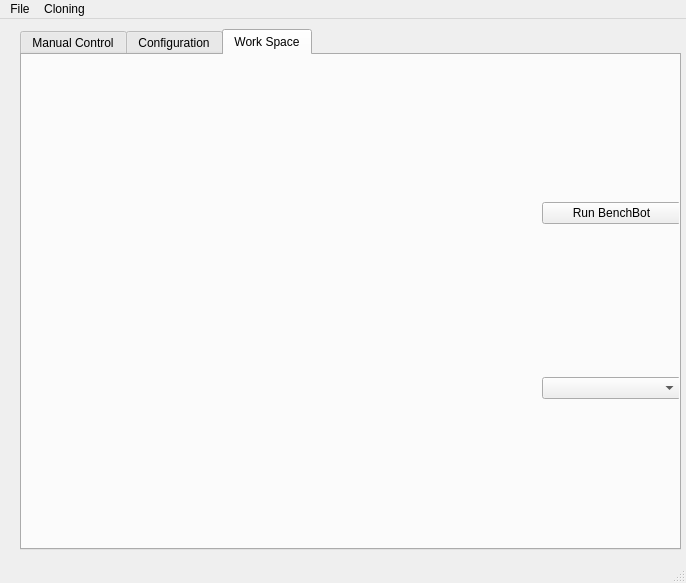
<?xml version="1.0" encoding="UTF-8"?>
<ui version="4.0">
 <class>MainWindow</class>
 <widget class="QMainWindow" name="MainWindow">
  <property name="geometry">
   <rect>
    <x>0</x>
    <y>0</y>
    <width>686</width>
    <height>583</height>
   </rect>
  </property>
  <property name="windowTitle">
   <string>BenchBot-GUI</string>
  </property>
  <property name="styleSheet">
   <string notr="true"/>
  </property>
  <property name="unifiedTitleAndToolBarOnMac">
   <bool>false</bool>
  </property>
  <widget class="QWidget" name="centralwidget">
   <widget class="QTabWidget" name="tabWidget">
    <property name="geometry">
     <rect>
      <x>20</x>
      <y>10</y>
      <width>661</width>
      <height>521</height>
     </rect>
    </property>
    <property name="styleSheet">
     <string notr="true"/>
    </property>
    <property name="currentIndex">
     <number>2</number>
    </property>
    <property name="usesScrollButtons">
     <bool>false</bool>
    </property>
    <widget class="QWidget" name="tabManualControl">
     <attribute name="title">
      <string>Manual Control</string>
     </attribute>
     <widget class="QGroupBox" name="groupBox_3">
      <property name="geometry">
       <rect>
        <x>0</x>
        <y>170</y>
        <width>341</width>
        <height>231</height>
       </rect>
      </property>
      <property name="title">
       <string>Move by Increments. Units are in mm.</string>
      </property>
      <widget class="QWidget" name="layoutWidget">
       <property name="geometry">
        <rect>
         <x>240</x>
         <y>60</y>
         <width>94</width>
         <height>136</height>
        </rect>
       </property>
       <layout class="QVBoxLayout" name="verticalLayout_10">
        <item>
         <layout class="QVBoxLayout" name="verticalLayout_5">
          <item>
           <widget class="QPushButton" name="pushButtonStepUp">
            <property name="text">
             <string>Up</string>
            </property>
           </widget>
          </item>
          <item>
           <layout class="QHBoxLayout" name="horizontalLayout_10">
            <item>
             <widget class="QLabel" name="label_13">
              <property name="sizePolicy">
               <sizepolicy hsizetype="Fixed" vsizetype="Preferred">
                <horstretch>0</horstretch>
                <verstretch>0</verstretch>
               </sizepolicy>
              </property>
              <property name="text">
               <string>Units:</string>
              </property>
             </widget>
            </item>
            <item>
             <widget class="QLineEdit" name="lineEditStepUpSize">
              <property name="sizePolicy">
               <sizepolicy hsizetype="Expanding" vsizetype="Expanding">
                <horstretch>6</horstretch>
                <verstretch>0</verstretch>
               </sizepolicy>
              </property>
              <property name="text">
               <string>20</string>
              </property>
             </widget>
            </item>
           </layout>
          </item>
         </layout>
        </item>
        <item>
         <layout class="QVBoxLayout" name="verticalLayout_6">
          <item>
           <widget class="QPushButton" name="pushButtonStepDown">
            <property name="text">
             <string>Down</string>
            </property>
           </widget>
          </item>
          <item>
           <layout class="QHBoxLayout" name="horizontalLayout_11">
            <item>
             <widget class="QLabel" name="label_14">
              <property name="sizePolicy">
               <sizepolicy hsizetype="Fixed" vsizetype="Preferred">
                <horstretch>0</horstretch>
                <verstretch>0</verstretch>
               </sizepolicy>
              </property>
              <property name="text">
               <string>Units:</string>
              </property>
             </widget>
            </item>
            <item>
             <widget class="QLineEdit" name="lineEditStepDownSize">
              <property name="text">
               <string>20</string>
              </property>
             </widget>
            </item>
           </layout>
          </item>
         </layout>
        </item>
       </layout>
      </widget>
      <widget class="QWidget" name="layoutWidget">
       <property name="geometry">
        <rect>
         <x>1</x>
         <y>20</y>
         <width>231</width>
         <height>210</height>
        </rect>
       </property>
       <layout class="QVBoxLayout" name="verticalLayout_14">
        <item>
         <layout class="QVBoxLayout" name="verticalLayout_4">
          <item>
           <widget class="QPushButton" name="pushButtonStepForward">
            <property name="text">
             <string>Forward</string>
            </property>
           </widget>
          </item>
          <item>
           <layout class="QHBoxLayout" name="horizontalLayout_9">
            <item>
             <widget class="QLabel" name="label_9">
              <property name="sizePolicy">
               <sizepolicy hsizetype="Fixed" vsizetype="Preferred">
                <horstretch>0</horstretch>
                <verstretch>0</verstretch>
               </sizepolicy>
              </property>
              <property name="text">
               <string>Units:</string>
              </property>
             </widget>
            </item>
            <item>
             <widget class="QLineEdit" name="lineEditStepForwardSize">
              <property name="text">
               <string>20</string>
              </property>
             </widget>
            </item>
           </layout>
          </item>
         </layout>
        </item>
        <item>
         <layout class="QHBoxLayout" name="horizontalLayout_21">
          <item>
           <layout class="QVBoxLayout" name="verticalLayout_9">
            <item>
             <widget class="QPushButton" name="pushButtonStepLeft">
              <property name="text">
               <string>Left</string>
              </property>
             </widget>
            </item>
            <item>
             <layout class="QHBoxLayout" name="horizontalLayout_14">
              <item>
               <widget class="QLabel" name="label_12">
                <property name="sizePolicy">
                 <sizepolicy hsizetype="Fixed" vsizetype="Preferred">
                  <horstretch>0</horstretch>
                  <verstretch>0</verstretch>
                 </sizepolicy>
                </property>
                <property name="text">
                 <string>Units:</string>
                </property>
               </widget>
              </item>
              <item>
               <widget class="QLineEdit" name="lineEditStepLeftSize">
                <property name="text">
                 <string>20</string>
                </property>
               </widget>
              </item>
             </layout>
            </item>
           </layout>
          </item>
          <item>
           <layout class="QVBoxLayout" name="verticalLayout_7">
            <item>
             <widget class="QPushButton" name="pushButtonStepRight">
              <property name="text">
               <string>Right</string>
              </property>
             </widget>
            </item>
            <item>
             <layout class="QHBoxLayout" name="horizontalLayout_12">
              <item>
               <widget class="QLabel" name="label_11">
                <property name="sizePolicy">
                 <sizepolicy hsizetype="Fixed" vsizetype="Preferred">
                  <horstretch>0</horstretch>
                  <verstretch>0</verstretch>
                 </sizepolicy>
                </property>
                <property name="text">
                 <string>Units:</string>
                </property>
               </widget>
              </item>
              <item>
               <widget class="QLineEdit" name="lineEditStepRightSize">
                <property name="text">
                 <string>20</string>
                </property>
               </widget>
              </item>
             </layout>
            </item>
           </layout>
          </item>
         </layout>
        </item>
        <item>
         <layout class="QVBoxLayout" name="verticalLayout_8">
          <item>
           <widget class="QPushButton" name="pushButtonStepBackward">
            <property name="text">
             <string>Backward</string>
            </property>
           </widget>
          </item>
          <item>
           <layout class="QHBoxLayout" name="horizontalLayout_13">
            <item>
             <widget class="QLabel" name="label_10">
              <property name="sizePolicy">
               <sizepolicy hsizetype="Fixed" vsizetype="Preferred">
                <horstretch>0</horstretch>
                <verstretch>0</verstretch>
               </sizepolicy>
              </property>
              <property name="text">
               <string>Units:</string>
              </property>
             </widget>
            </item>
            <item>
             <widget class="QLineEdit" name="lineEditStepBackwardSize">
              <property name="text">
               <string>20</string>
              </property>
             </widget>
            </item>
           </layout>
          </item>
         </layout>
        </item>
       </layout>
      </widget>
     </widget>
     <widget class="QGroupBox" name="groupBox_4">
      <property name="geometry">
       <rect>
        <x>350</x>
        <y>120</y>
        <width>171</width>
        <height>171</height>
       </rect>
      </property>
      <property name="title">
       <string>Move to Coordinate</string>
      </property>
      <widget class="QWidget" name="layoutWidget">
       <property name="geometry">
        <rect>
         <x>10</x>
         <y>30</y>
         <width>131</width>
         <height>133</height>
        </rect>
       </property>
       <layout class="QVBoxLayout" name="verticalLayout_11">
        <item>
         <layout class="QHBoxLayout" name="horizontalLayout_15">
          <item>
           <widget class="QLabel" name="label_15">
            <property name="sizePolicy">
             <sizepolicy hsizetype="Fixed" vsizetype="Preferred">
              <horstretch>0</horstretch>
              <verstretch>0</verstretch>
             </sizepolicy>
            </property>
            <property name="text">
             <string>X:</string>
            </property>
           </widget>
          </item>
          <item>
           <widget class="QLineEdit" name="lineEditMoveToX">
            <property name="text">
             <string>150</string>
            </property>
           </widget>
          </item>
         </layout>
        </item>
        <item>
         <layout class="QHBoxLayout" name="horizontalLayout_16">
          <item>
           <widget class="QLabel" name="label_16">
            <property name="sizePolicy">
             <sizepolicy hsizetype="Fixed" vsizetype="Preferred">
              <horstretch>0</horstretch>
              <verstretch>0</verstretch>
             </sizepolicy>
            </property>
            <property name="text">
             <string>Y:</string>
            </property>
           </widget>
          </item>
          <item>
           <widget class="QLineEdit" name="lineEditMoveToY">
            <property name="text">
             <string>0</string>
            </property>
           </widget>
          </item>
         </layout>
        </item>
        <item>
         <layout class="QHBoxLayout" name="horizontalLayout_17">
          <item>
           <widget class="QLabel" name="label_17">
            <property name="sizePolicy">
             <sizepolicy hsizetype="Fixed" vsizetype="Preferred">
              <horstretch>0</horstretch>
              <verstretch>0</verstretch>
             </sizepolicy>
            </property>
            <property name="text">
             <string>Z:</string>
            </property>
           </widget>
          </item>
          <item>
           <widget class="QLineEdit" name="lineEditMoveToZ">
            <property name="text">
             <string>200</string>
            </property>
           </widget>
          </item>
         </layout>
        </item>
        <item>
         <layout class="QHBoxLayout" name="horizontalLayout_18">
          <item>
           <spacer name="horizontalSpacer_4">
            <property name="orientation">
             <enum>Qt::Horizontal</enum>
            </property>
            <property name="sizeHint" stdset="0">
             <size>
              <width>40</width>
              <height>20</height>
             </size>
            </property>
           </spacer>
          </item>
          <item>
           <widget class="QPushButton" name="pushButtonMoveToCoordinate">
            <property name="text">
             <string>Move</string>
            </property>
           </widget>
          </item>
         </layout>
        </item>
       </layout>
      </widget>
     </widget>
     <widget class="QGroupBox" name="groupBox_5">
      <property name="geometry">
       <rect>
        <x>10</x>
        <y>20</y>
        <width>501</width>
        <height>90</height>
       </rect>
      </property>
      <property name="title">
       <string>Current Position</string>
      </property>
      <layout class="QVBoxLayout" name="verticalLayout_13">
       <item>
        <layout class="QVBoxLayout" name="verticalLayout_12">
         <item>
          <layout class="QHBoxLayout" name="horizontalLayout_19">
           <item>
            <widget class="QLabel" name="label_18">
             <property name="sizePolicy">
              <sizepolicy hsizetype="Fixed" vsizetype="Preferred">
               <horstretch>0</horstretch>
               <verstretch>0</verstretch>
              </sizepolicy>
             </property>
             <property name="text">
              <string>&lt;html&gt;&lt;head/&gt;&lt;body&gt;&lt;p&gt;&lt;span style=&quot; font-size:18pt; font-weight:600;&quot;&gt;X:&lt;/span&gt;&lt;/p&gt;&lt;/body&gt;&lt;/html&gt;</string>
             </property>
            </widget>
           </item>
           <item>
            <widget class="QLabel" name="labelCurrentXValue">
             <property name="styleSheet">
              <string notr="true">font-weight: bold;
font-size: 18px;</string>
             </property>
             <property name="text">
              <string>000.000</string>
             </property>
            </widget>
           </item>
           <item>
            <widget class="QLabel" name="label_19">
             <property name="sizePolicy">
              <sizepolicy hsizetype="Fixed" vsizetype="Preferred">
               <horstretch>0</horstretch>
               <verstretch>0</verstretch>
              </sizepolicy>
             </property>
             <property name="text">
              <string>&lt;html&gt;&lt;head/&gt;&lt;body&gt;&lt;p&gt;&lt;span style=&quot; font-size:18pt; font-weight:600;&quot;&gt;Y:&lt;/span&gt;&lt;/p&gt;&lt;/body&gt;&lt;/html&gt;</string>
             </property>
            </widget>
           </item>
           <item>
            <widget class="QLabel" name="labelCurrentYValue">
             <property name="styleSheet">
              <string notr="true">font-weight: bold;
font-size: 18px;</string>
             </property>
             <property name="text">
              <string>000.000</string>
             </property>
            </widget>
           </item>
           <item>
            <widget class="QLabel" name="label_20">
             <property name="sizePolicy">
              <sizepolicy hsizetype="Fixed" vsizetype="Preferred">
               <horstretch>0</horstretch>
               <verstretch>0</verstretch>
              </sizepolicy>
             </property>
             <property name="text">
              <string>&lt;html&gt;&lt;head/&gt;&lt;body&gt;&lt;p&gt;&lt;span style=&quot; font-size:18pt; font-weight:600;&quot;&gt;Z:&lt;/span&gt;&lt;/p&gt;&lt;/body&gt;&lt;/html&gt;</string>
             </property>
            </widget>
           </item>
           <item>
            <widget class="QLabel" name="labelCurrentZValue">
             <property name="styleSheet">
              <string notr="true">font-weight: bold;
font-size: 18px;</string>
             </property>
             <property name="text">
              <string>000.000</string>
             </property>
            </widget>
           </item>
          </layout>
         </item>
         <item>
          <layout class="QHBoxLayout" name="horizontalLayout_20">
           <item>
            <widget class="QLabel" name="label_24">
             <property name="sizePolicy">
              <sizepolicy hsizetype="Fixed" vsizetype="Preferred">
               <horstretch>0</horstretch>
               <verstretch>0</verstretch>
              </sizepolicy>
             </property>
             <property name="text">
              <string>&lt;html&gt;&lt;head/&gt;&lt;body&gt;&lt;p&gt;&lt;span style=&quot; font-size:10pt; font-weight:600;&quot;&gt;Base Angle:&lt;/span&gt;&lt;/p&gt;&lt;/body&gt;&lt;/html&gt;</string>
             </property>
            </widget>
           </item>
           <item>
            <widget class="QLabel" name="labelBaseAngleValue">
             <property name="text">
              <string>000.000</string>
             </property>
            </widget>
           </item>
           <item>
            <widget class="QLabel" name="label_28">
             <property name="sizePolicy">
              <sizepolicy hsizetype="Fixed" vsizetype="Preferred">
               <horstretch>0</horstretch>
               <verstretch>0</verstretch>
              </sizepolicy>
             </property>
             <property name="text">
              <string>&lt;html&gt;&lt;head/&gt;&lt;body&gt;&lt;p&gt;&lt;span style=&quot; font-size:10pt; font-weight:600;&quot;&gt;Upper Arm Angle:&lt;/span&gt;&lt;/p&gt;&lt;/body&gt;&lt;/html&gt;</string>
             </property>
            </widget>
           </item>
           <item>
            <widget class="QLabel" name="labelUpperArmAngleValue">
             <property name="text">
              <string>000.000</string>
             </property>
            </widget>
           </item>
           <item>
            <widget class="QLabel" name="label_26">
             <property name="sizePolicy">
              <sizepolicy hsizetype="Fixed" vsizetype="Preferred">
               <horstretch>0</horstretch>
               <verstretch>0</verstretch>
              </sizepolicy>
             </property>
             <property name="text">
              <string>&lt;html&gt;&lt;head/&gt;&lt;body&gt;&lt;p&gt;&lt;span style=&quot; font-size:10pt; font-weight:600;&quot;&gt;Lower Arm Angle:&lt;/span&gt;&lt;/p&gt;&lt;/body&gt;&lt;/html&gt;</string>
             </property>
            </widget>
           </item>
           <item>
            <widget class="QLabel" name="labelLowerArmAngleValue">
             <property name="text">
              <string>000.000</string>
             </property>
            </widget>
           </item>
          </layout>
         </item>
        </layout>
       </item>
      </layout>
     </widget>
     <widget class="QGroupBox" name="groupBox_6">
      <property name="geometry">
       <rect>
        <x>350</x>
        <y>300</y>
        <width>171</width>
        <height>171</height>
       </rect>
      </property>
      <property name="title">
       <string>Move to Angles</string>
      </property>
      <widget class="QWidget" name="layoutWidget_2">
       <property name="geometry">
        <rect>
         <x>10</x>
         <y>30</y>
         <width>131</width>
         <height>133</height>
        </rect>
       </property>
       <layout class="QVBoxLayout" name="verticalLayout_15">
        <item>
         <layout class="QHBoxLayout" name="horizontalLayout_22">
          <item>
           <widget class="QLabel" name="label_21">
            <property name="sizePolicy">
             <sizepolicy hsizetype="Fixed" vsizetype="Preferred">
              <horstretch>0</horstretch>
              <verstretch>0</verstretch>
             </sizepolicy>
            </property>
            <property name="text">
             <string>Base:</string>
            </property>
           </widget>
          </item>
          <item>
           <widget class="QLineEdit" name="lineEditMoveToBaseAngle">
            <property name="text">
             <string>0</string>
            </property>
           </widget>
          </item>
         </layout>
        </item>
        <item>
         <layout class="QHBoxLayout" name="horizontalLayout_23">
          <item>
           <widget class="QLabel" name="label_22">
            <property name="sizePolicy">
             <sizepolicy hsizetype="Fixed" vsizetype="Preferred">
              <horstretch>0</horstretch>
              <verstretch>0</verstretch>
             </sizepolicy>
            </property>
            <property name="text">
             <string>Upper Arm:</string>
            </property>
           </widget>
          </item>
          <item>
           <widget class="QLineEdit" name="lineEditMoveToUpperArmAngle">
            <property name="text">
             <string>90</string>
            </property>
           </widget>
          </item>
         </layout>
        </item>
        <item>
         <layout class="QHBoxLayout" name="horizontalLayout_24">
          <item>
           <widget class="QLabel" name="label_23">
            <property name="sizePolicy">
             <sizepolicy hsizetype="Fixed" vsizetype="Preferred">
              <horstretch>0</horstretch>
              <verstretch>0</verstretch>
             </sizepolicy>
            </property>
            <property name="text">
             <string>Lower Arm:</string>
            </property>
           </widget>
          </item>
          <item>
           <widget class="QLineEdit" name="lineEditMoveToLowerArmAngle">
            <property name="text">
             <string>0</string>
            </property>
           </widget>
          </item>
         </layout>
        </item>
        <item>
         <layout class="QHBoxLayout" name="horizontalLayout_25">
          <item>
           <spacer name="horizontalSpacer_5">
            <property name="orientation">
             <enum>Qt::Horizontal</enum>
            </property>
            <property name="sizeHint" stdset="0">
             <size>
              <width>40</width>
              <height>20</height>
             </size>
            </property>
           </spacer>
          </item>
          <item>
           <widget class="QPushButton" name="pushButtonMoveToAngles">
            <property name="text">
             <string>Move</string>
            </property>
           </widget>
          </item>
         </layout>
        </item>
       </layout>
      </widget>
     </widget>
    </widget>
    <widget class="QWidget" name="tabConfiguration">
     <attribute name="title">
      <string>Configuration</string>
     </attribute>
     <layout class="QVBoxLayout" name="verticalLayout_3">
      <item>
       <layout class="QHBoxLayout" name="horizontalLayout_7">
        <item>
         <widget class="QGroupBox" name="groupBox">
          <property name="title">
           <string>Arduino Settings</string>
          </property>
          <layout class="QVBoxLayout" name="verticalLayout">
           <item>
            <layout class="QHBoxLayout" name="horizontalLayout_3">
             <item>
              <widget class="QLabel" name="label_6">
               <property name="text">
                <string>Serial Ports</string>
               </property>
              </widget>
             </item>
             <item>
              <spacer name="horizontalSpacer_2">
               <property name="orientation">
                <enum>Qt::Horizontal</enum>
               </property>
               <property name="sizeHint" stdset="0">
                <size>
                 <width>40</width>
                 <height>20</height>
                </size>
               </property>
              </spacer>
             </item>
            </layout>
           </item>
           <item>
            <widget class="QTableWidget" name="tableWidgetSerialPorts">
             <property name="focusPolicy">
              <enum>Qt::WheelFocus</enum>
             </property>
             <property name="autoFillBackground">
              <bool>false</bool>
             </property>
             <property name="styleSheet">
              <string notr="true"/>
             </property>
             <property name="sizeAdjustPolicy">
              <enum>QAbstractScrollArea::AdjustIgnored</enum>
             </property>
             <property name="selectionMode">
              <enum>QAbstractItemView::SingleSelection</enum>
             </property>
             <property name="selectionBehavior">
              <enum>QAbstractItemView::SelectRows</enum>
             </property>
             <property name="showGrid">
              <bool>false</bool>
             </property>
             <property name="sortingEnabled">
              <bool>true</bool>
             </property>
             <attribute name="horizontalHeaderCascadingSectionResizes">
              <bool>false</bool>
             </attribute>
             <attribute name="horizontalHeaderHighlightSections">
              <bool>false</bool>
             </attribute>
             <attribute name="horizontalHeaderStretchLastSection">
              <bool>true</bool>
             </attribute>
             <attribute name="verticalHeaderVisible">
              <bool>false</bool>
             </attribute>
            </widget>
           </item>
           <item>
            <layout class="QHBoxLayout" name="horizontalLayout">
             <item>
              <widget class="QPushButton" name="pushButtonRefreshSerialPortsList">
               <property name="text">
                <string>Refresh</string>
               </property>
              </widget>
             </item>
             <item>
              <spacer name="horizontalSpacer">
               <property name="orientation">
                <enum>Qt::Horizontal</enum>
               </property>
               <property name="sizeHint" stdset="0">
                <size>
                 <width>40</width>
                 <height>20</height>
                </size>
               </property>
              </spacer>
             </item>
            </layout>
           </item>
           <item>
            <layout class="QHBoxLayout" name="horizontalLayout_2">
             <item>
              <widget class="QLabel" name="label_5">
               <property name="text">
                <string>Baud Rate:</string>
               </property>
              </widget>
             </item>
             <item>
              <widget class="QLineEdit" name="lineEditBaudRate">
               <property name="text">
                <string>115200</string>
               </property>
              </widget>
             </item>
            </layout>
           </item>
          </layout>
         </widget>
        </item>
        <item>
         <widget class="QGroupBox" name="groupBox_2">
          <property name="title">
           <string>Serial Port Connection Status</string>
          </property>
          <layout class="QVBoxLayout" name="verticalLayout_2">
           <item>
            <layout class="QHBoxLayout" name="horizontalLayout_6">
             <item>
              <widget class="QLabel" name="label">
               <property name="styleSheet">
                <string notr="true"/>
               </property>
               <property name="text">
                <string>Connection Status:</string>
               </property>
              </widget>
             </item>
             <item>
              <widget class="QLabel" name="labelSerialPortConnectionStatus">
               <property name="text">
                <string>&lt;html&gt;&lt;head/&gt;&lt;body&gt;&lt;p&gt;&lt;span style=&quot; color:#ff0000;&quot;&gt;Not Connected&lt;/span&gt;&lt;/p&gt;&lt;/body&gt;&lt;/html&gt;</string>
               </property>
              </widget>
             </item>
            </layout>
           </item>
           <item>
            <layout class="QHBoxLayout" name="horizontalLayout_5">
             <item>
              <widget class="QLabel" name="label_3">
               <property name="text">
                <string>Port: </string>
               </property>
              </widget>
             </item>
             <item>
              <widget class="QLabel" name="labelSerialPortConnectionStatusPortName">
               <property name="text">
                <string>&lt;html&gt;&lt;head/&gt;&lt;body&gt;&lt;p&gt;&lt;span style=&quot; color:#ff0000;&quot;&gt;No connection&lt;/span&gt;&lt;/p&gt;&lt;/body&gt;&lt;/html&gt;</string>
               </property>
              </widget>
             </item>
            </layout>
           </item>
           <item>
            <layout class="QHBoxLayout" name="horizontalLayout_4">
             <item>
              <widget class="QLabel" name="label_7">
               <property name="text">
                <string>Baud rate:</string>
               </property>
              </widget>
             </item>
             <item>
              <widget class="QLabel" name="labelSerialPortConnectionStatusBaudRate">
               <property name="text">
                <string>&lt;html&gt;&lt;head/&gt;&lt;body&gt;&lt;p&gt;&lt;span style=&quot; color:#ff0000;&quot;&gt;No connection&lt;/span&gt;&lt;/p&gt;&lt;/body&gt;&lt;/html&gt;</string>
               </property>
              </widget>
             </item>
            </layout>
           </item>
           <item>
            <spacer name="verticalSpacer">
             <property name="orientation">
              <enum>Qt::Vertical</enum>
             </property>
             <property name="sizeHint" stdset="0">
              <size>
               <width>20</width>
               <height>40</height>
              </size>
             </property>
            </spacer>
           </item>
          </layout>
         </widget>
        </item>
       </layout>
      </item>
      <item>
       <layout class="QHBoxLayout" name="horizontalLayout_8">
        <item>
         <spacer name="horizontalSpacer_3">
          <property name="orientation">
           <enum>Qt::Horizontal</enum>
          </property>
          <property name="sizeHint" stdset="0">
           <size>
            <width>40</width>
            <height>20</height>
           </size>
          </property>
         </spacer>
        </item>
        <item>
         <widget class="QPushButton" name="pushButtonConnectToSerialPort">
          <property name="text">
           <string>Connect</string>
          </property>
         </widget>
        </item>
       </layout>
      </item>
     </layout>
    </widget>
    <widget class="QWidget" name="tabWorkSpace">
     <attribute name="title">
      <string>Work Space</string>
     </attribute>
     <widget class="QWidget" name="gridLayoutWidget">
      <property name="geometry">
       <rect>
        <x>0</x>
        <y>0</y>
        <width>521</width>
        <height>491</height>
       </rect>
      </property>
      <layout class="QGridLayout" name="gridLayout"/>
     </widget>
     <widget class="QWidget" name="verticalLayoutWidget">
      <property name="geometry">
       <rect>
        <x>520</x>
        <y>0</y>
        <width>139</width>
        <height>491</height>
       </rect>
      </property>
      <layout class="QVBoxLayout" name="verticalLayout_16">
       <item>
        <widget class="QPushButton" name="runButton">
         <property name="text">
          <string>Run BenchBot</string>
         </property>
        </widget>
       </item>
       <item>
        <widget class="QComboBox" name="workspaceBox"/>
       </item>
      </layout>
     </widget>
    </widget>
   </widget>
  </widget>
  <widget class="QMenuBar" name="menubar">
   <property name="geometry">
    <rect>
     <x>0</x>
     <y>0</y>
     <width>686</width>
     <height>22</height>
    </rect>
   </property>
   <widget class="QMenu" name="menuFile">
    <property name="title">
     <string>File</string>
    </property>
    <addaction name="new_file_action"/>
    <addaction name="open_file_action"/>
    <addaction name="separator"/>
    <addaction name="save_file_action"/>
    <addaction name="save_as_file_action"/>
    <addaction name="save_all_file_action"/>
    <addaction name="separator"/>
    <addaction name="exit_file_action"/>
   </widget>
   <widget class="QMenu" name="menuCloning">
    <property name="title">
     <string>Cloning</string>
    </property>
    <widget class="QMenu" name="pcr_cloning_task_action">
     <property name="title">
      <string>PCR</string>
     </property>
     <addaction name="new_pcr_cloning_task_action"/>
     <addaction name="separator"/>
     <addaction name="mike_pcr_cloning_task_action"/>
     <addaction name="jojo_pcr_cloning_task_action"/>
    </widget>
    <widget class="QMenu" name="colony_cloning_task_action">
     <property name="title">
      <string>Colony </string>
     </property>
     <addaction name="new_colony_cloning_task_action"/>
     <addaction name="separator"/>
     <addaction name="mike_colony_cloning_task_action"/>
     <addaction name="jojo_colony_cloning_task_action"/>
    </widget>
    <addaction name="new_cloning_task_action"/>
    <addaction name="separator"/>
    <addaction name="pcr_cloning_task_action"/>
    <addaction name="colony_cloning_task_action"/>
   </widget>
   <addaction name="menuFile"/>
   <addaction name="menuCloning"/>
  </widget>
  <widget class="QStatusBar" name="statusbar"/>
  <action name="actionOpen">
   <property name="text">
    <string>Open</string>
   </property>
  </action>
  <action name="actionSave">
   <property name="text">
    <string>Save</string>
   </property>
  </action>
  <action name="actionSave_as">
   <property name="text">
    <string>Save as..</string>
   </property>
  </action>
  <action name="actionExit">
   <property name="text">
    <string>Exit</string>
   </property>
  </action>
  <action name="new_file_action">
   <property name="checkable">
    <bool>true</bool>
   </property>
   <property name="text">
    <string>New..</string>
   </property>
  </action>
  <action name="open_file_action">
   <property name="text">
    <string>Open..</string>
   </property>
  </action>
  <action name="save_file_action">
   <property name="text">
    <string>Save</string>
   </property>
  </action>
  <action name="actionSave_as_2">
   <property name="text">
    <string>Save as..</string>
   </property>
  </action>
  <action name="actionSave_all">
   <property name="text">
    <string>Save all</string>
   </property>
  </action>
  <action name="save_as_file_action">
   <property name="text">
    <string>Save As..</string>
   </property>
  </action>
  <action name="save_all_file_action">
   <property name="text">
    <string>Save All</string>
   </property>
  </action>
  <action name="exit_file_action">
   <property name="text">
    <string>Exit</string>
   </property>
  </action>
  <action name="actionPCR">
   <property name="text">
    <string>PCR</string>
   </property>
  </action>
  <action name="new_cloning_task_action">
   <property name="text">
    <string>New Task..</string>
   </property>
  </action>
  <action name="new_pcr_cloning_task_action">
   <property name="text">
    <string>New PCR Task..</string>
   </property>
  </action>
  <action name="mike_pcr_cloning_task_action">
   <property name="text">
    <string>Mike's PCR Task</string>
   </property>
  </action>
  <action name="jojo_pcr_cloning_task_action">
   <property name="text">
    <string>JoJo's PCR Task</string>
   </property>
  </action>
  <action name="new_colony_cloning_task_action">
   <property name="text">
    <string>New Colony Task..</string>
   </property>
  </action>
  <action name="mike_colony_cloning_task_action">
   <property name="text">
    <string>Mike's Colony Task</string>
   </property>
  </action>
  <action name="jojo_colony_cloning_task_action">
   <property name="text">
    <string>JoJo's Colony Task</string>
   </property>
  </action>
  <action name="edit_workspace_action">
   <property name="text">
    <string>Edit WorkSpace</string>
   </property>
  </action>
  <action name="user_add_task_action">
   <property name="text">
    <string>Add Task..</string>
   </property>
  </action>
  <action name="bio_tissue_task_action">
   <property name="text">
    <string>Biology </string>
   </property>
  </action>
  <action name="actionMore_biology">
   <property name="text">
    <string>More biology</string>
   </property>
  </action>
  <action name="actionSave_the_biology">
   <property name="text">
    <string>Save the biology</string>
   </property>
  </action>
  <action name="actionNew_Work_Space">
   <property name="text">
    <string>New Work Space..</string>
   </property>
  </action>
  <action name="actionOpen_Recent">
   <property name="text">
    <string>Open Recent..</string>
   </property>
  </action>
  <action name="actionSave_Work_Space_As">
   <property name="text">
    <string>Save</string>
   </property>
  </action>
  <action name="actionSave_As">
   <property name="text">
    <string>Save As..</string>
   </property>
  </action>
  <action name="actionAdd_Quick_Object">
   <property name="text">
    <string>Add Quick Object</string>
   </property>
  </action>
  <action name="actionChange_Boundary">
   <property name="text">
    <string>Change Boundary</string>
   </property>
  </action>
  <action name="actionAdd_Quick_Label">
   <property name="text">
    <string>Add Quick Label</string>
   </property>
  </action>
 </widget>
 <resources/>
 <connections/>
</ui>
